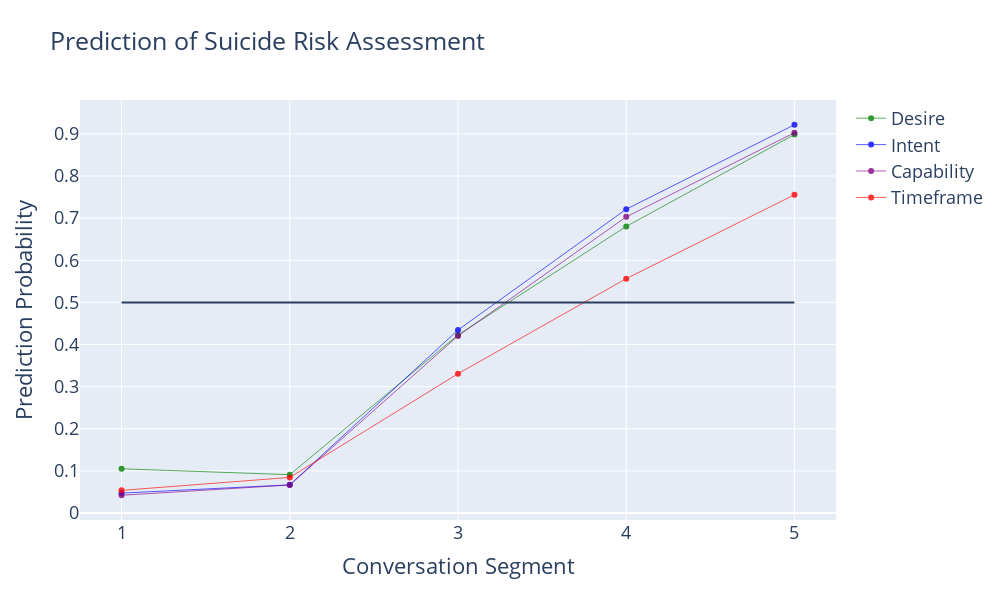

Notebook code for this chart:
### Code cell
make_plot(conv3, suicide_only=True)

### Figure 1 — Plotly figure (JSON) as saved in the notebook; plotly's stock layout.template omitted (floating-point values rounded to 4 significant figures)
{"data": [{"line": {"color": "green", "width": 0.8}, "name": "Desire", "opacity": 0.8, "text": ["Desire: 0.1051 <br>paracetamol: 0.0955<br>advice: -0.0370<br>text: -0.0339<br>with: 0.0322<br>MIX: -0.0316<br>time: 0.0255", "Desire: 0.0910 <br>paracetamol: 0.0385<br>advice: -0.0305<br>ambulance: 0.0263<br>is: -0.0180<br>taking: 0.0153<br>counselor: -0.0151", "Desire: 0.4227 <br>ambulance: 0.1643<br>you: 0.1333<br>paracetamol: 0.1178<br>to: 0.0672<br>counselor: -0.0651<br>advice: -0.0621", "Desire: 0.6803 <br>ambulance: 0.1924<br>paracetamol: 0.1820<br>you: 0.1599<br>to: 0.1391<br>counselor: -0.0839<br>advice: -0.0815", "Desire: 0.8984 <br>paracetamol: 0.3194<br>you: 0.2097<br>ambulance: 0.1913<br>to: 0.1402<br>now: 0.0874<br>dose: -0.0817"], "type": "scatter", "x": [1, 2, 3, 4, 5], "y": [0.1051, 0.09104, 0.4227, 0.6803, 0.8984]}, {"line": {"color": "blue", "width": 0.8}, "name": "Intent", "opacity": 0.8, "text": ["Intent: 0.0473 <br>paracetamol: 0.0400<br>over: -0.0219<br>advice: -0.0203<br>with: 0.0181<br>is: -0.0180<br>time: 0.0169", "Intent: 0.0670 <br>advice: -0.0337<br>ambulance: 0.0289<br>paracetamol: 0.0262<br>call: 0.0208<br>thnks: -0.0142<br>dose: -0.0139", "Intent: 0.4345 <br>ambulance: 0.1863<br>you: 0.1240<br>paracetamol: 0.1149<br>to: 0.0951<br>advice: -0.0859<br>dose: -0.0839", "Intent: 0.7212 <br>ambulance: 0.1790<br>paracetamol: 0.1715<br>you: 0.1424<br>to: 0.1208<br>dose: -0.0913<br>time: 0.0749", "Intent: 0.9216 <br>paracetamol: 0.2756<br>ambulance: 0.2066<br>you: 0.1863<br>to: 0.1769<br>heading: 0.0819<br>the: 0.0805"], "type": "scatter", "x": [1, 2, 3, 4, 5], "y": [0.04732, 0.067, 0.4345, 0.7212, 0.9216]}, {"line": {"color": "purple", "width": 0.8}, "name": "Capability", "opacity": 0.8, "text": ["Capability: 0.0423 <br>paracetamol: 0.0204<br>with: 0.0184<br>a: -0.0155<br>advice: -0.0120<br>s: 0.0108<br>12: 0.0101", "Capability: 0.0666 <br>ambulance: 0.0253<br>paracetamol: 0.0248<br>advice: -0.0228<br>call: 0.0199<br>is: -0.0175<br>thnks: -0.0141", "Capability: 0.4205 <br>ambulance: 0.1650<br>paracetamol: 0.0989<br>you: 0.0937<br>to: 0.0908<br>counselor: -0.0844<br>have: 0.0526", "Capability: 0.7030 <br>ambulance: 0.1846<br>paracetamol: 0.1682<br>to: 0.1333<br>you: 0.1314<br>counselor: -0.0768<br>now: 0.0705", "Capability: 0.9028 <br>paracetamol: 0.2845<br>ambulance: 0.2227<br>you: 0.1733<br>to: 0.1521<br>when: 0.0861<br>time: 0.0777"], "type": "scatter", "x": [1, 2, 3, 4, 5], "y": [0.04225, 0.06657, 0.4205, 0.703, 0.9028]}, {"line": {"color": "red", "width": 0.8}, "name": "Timeframe", "opacity": 0.8, "text": ["Timeframe: 0.0538 <br>paracetamol: 0.0185<br>with: 0.0165<br>s: 0.0138<br>over: -0.0106<br>12: 0.0095<br>counselor: 0.0085", "Timeframe: 0.0846 <br>paracetamol: 0.0182<br>ambulance: 0.0171<br>s: 0.0159<br>advice: -0.0152<br>taking: 0.0134<br>paracetomol: 0.0115", "Timeframe: 0.3308 <br>ambulance: 0.1188<br>paracetamol: 0.0869<br>you: 0.0817<br>to: 0.0636<br>advice: -0.0631<br>now: 0.0448", "Timeframe: 0.5564 <br>ambulance: 0.1376<br>paracetamol: 0.1325<br>you: 0.1159<br>to: 0.0999<br>12: 0.0535<br>its: -0.0455", "Timeframe: 0.7554 <br>paracetamol: 0.2248<br>you: 0.1562<br>ambulance: 0.1525<br>to: 0.1338<br>time: 0.0916<br>12: 0.0807"], "type": "scatter", "x": [1, 2, 3, 4, 5], "y": [0.05383, 0.08455, 0.3308, 0.5564, 0.7554]}], "layout": {"font": {"size": 18}, "height": 600, "shapes": [{"type": "line", "x0": 1, "x1": 5, "y0": 0.5, "y1": 0.5}], "title": {"text": "Prediction of Suicide Risk Assessment"}, "width": 1000, "xaxis": {"dtick": 1, "title": {"text": "Conversation Segment"}}, "yaxis": {"title": {"text": "Prediction Probability"}}}}
